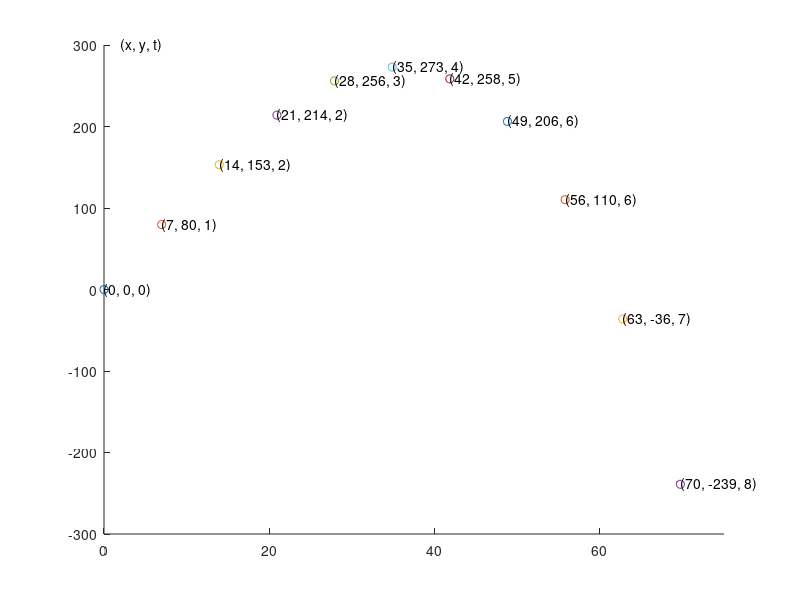

Source code (MATLAB):
% Decaligo Consilideon Project 0:
% Ini. Trial 0A
% Written by Ian T. Draney

% Initialize:
v_0 = 100 %(m/s)
x_0 = 0 %(m)
y_0 = 0 %(m)
t = 0   %(s)
theta_0 = 85*(pi/180)
theta = theta_0

% Properties
g = 9.81    %(m/s^2)
m = 1       %(kg)
dt = 0.8    %(s)
flag = 8/dt;

% Define Trajectory
a = [0
    -g]
v = [(v_0*cos(theta_0))
    (v_0*sin(theta_0)-g*t)]
r = [x_0
    y_0]

% Graph Setup
posLabelForm = sprintf("(x, y, t)");
text(2,300,posLabelForm)
hold on;                    % Hold plot, do not reset plot, add to current fig instead

% Update vector functions v, r per step of time, a is const.
for i = t:flag              % Loop once every dt
    plot(r(1),r(2), 'o')    % Plot r

    % Label plotted position and graph
    posLabel = sprintf("(%.0f, %.0f, %.0f)",r(1),r(2),t);
    text(r(1),r(2),posLabel)

    axis([0 75 -300 300]);  % Disable auto axis scaling
    drawnow;                % Force draw
    t += dt                 % Update current time
    r = [r(1) + (v(1)*dt)   % Update position
        r(2) + (v(2)*dt)]
    v = [v(1)               % Update velocity
        v(2)-g*t]
endfor
